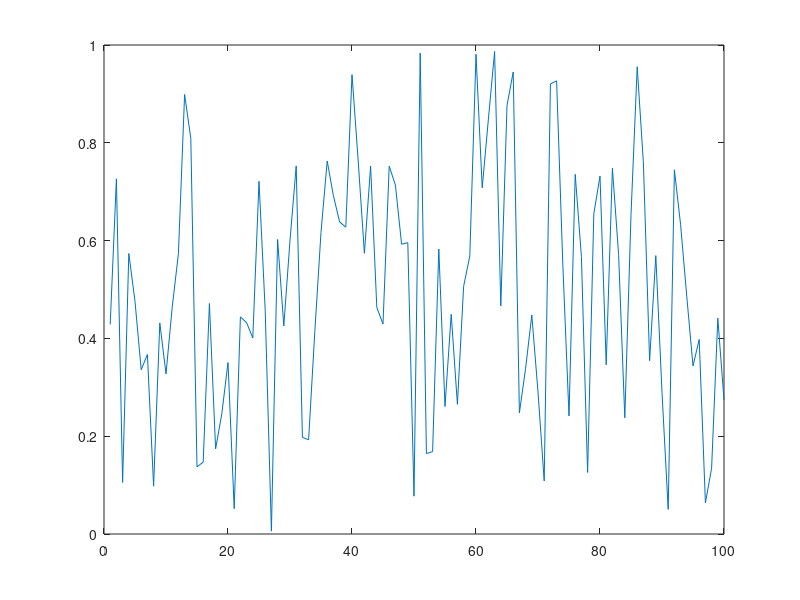

Recreate this plot in MATLAB.
function result = test_grid_005
result = false;
a = figure;
plot(rand(1,100));
h = gca;
grid(h,'off');
drawnow;
close(a);
result = true;
